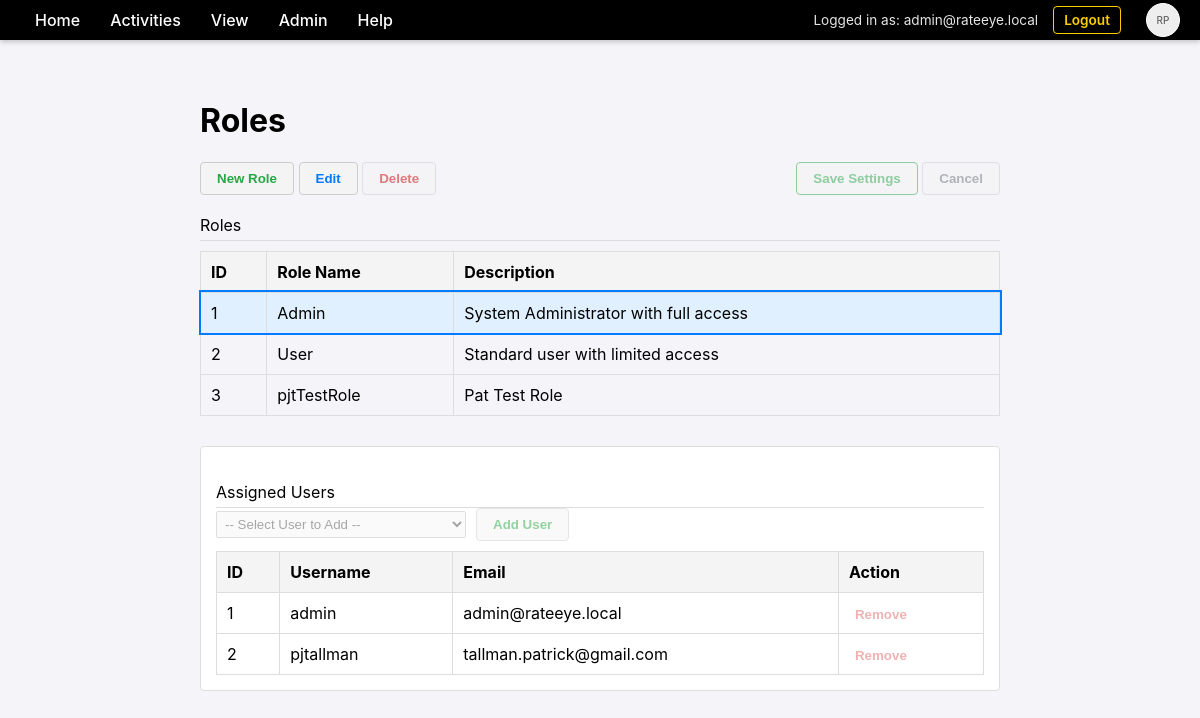
The page /admin/roles (signed in) on the database its author committed.
### database.py (models this page shows)
class User(Base):
    __tablename__ = "users"
    id = Column(Integer, primary_key=True, index=True)
    username = Column(String, unique=True, index=True)
    email = Column(String, unique=True, index=True)
    hashed_password = Column(String, nullable=True)
    is_authorized = Column(Boolean, default=True)
    force_password_change = Column(Boolean, default=False)
    provider = Column(String, default="local")
    profile_json = Column(Text, nullable=True)
    photo_url = Column(String, nullable=True)
    settings = relationship("UserSetting", back_populates="user", cascade="all, delete-orphan")
    roles = relationship("Role", secondary=user_roles, back_populates="users")
    permissions = relationship("Permission", back_populates="user", cascade="all, delete-orphan")

class Role(Base):
    __tablename__ = "roles"
    id = Column(Integer, primary_key=True, index=True)
    name = Column(String, unique=True, index=True)
    description = Column(String)
    users = relationship("User", secondary=user_roles, back_populates="roles")
    permissions = relationship("Permission", back_populates="role", cascade="all, delete-orphan")

### main.py (the view)
@app.get("/admin/roles", response_class=HTMLResponse, tags=[PageType.MAINTENANCE])
async def list_roles(
    request: Request,
    accept_language: str = Header(None),
    user: User = Depends(check_page_permission),
    db: Session = Depends(get_db)
):
    t = get_text(accept_language)
    roles = db.query(Role).all()
    all_users = db.query(User).all()
    return templates.TemplateResponse(request, "admin_roles.html", {
        "t": t,
        "roles": roles,
        "user": user,
        "all_users": all_users
    })

### templates/admin_roles.html (shortened to what this page needs)
{% extends "base.html" %}
{% block content %}
    <h1>{{ t.heading_roles_maintenance }}</h1>
    <div class="action-bar">
        <div class="left-actions">
            <button id="btn-new" class="btn-action btn-add">{{ t.btn_new_role }}</button>
            <button id="btn-edit" class="btn-action btn-edit">{{ t.btn_edit }}</button>
            <button id="btn-delete" class="btn-action btn-delete">{{ t.btn_delete }}</button>
        </div>
        <div class="right-actions">
            <button id="btn-save" class="btn-action btn-save" disabled>{{ t.btn_save }}</button>
            <button id="btn-cancel" class="btn-action btn-cancel" disabled>{{ t.btn_cancel }}</button>
        </div>
    </div>
    <div class="section-header">{{ t.item_roles }}</div>
    <table id="roles-table">
        <thead>
            <tr>
                <th>{{ t.th_id }}</th>
                <th>{{ t.th_role_name }}</th>
                <th>{{ t.th_description }}</th>
            </tr>
        </thead>
        <tbody>
            {% for r in roles %}
            <tr id="role-{{ r.id }}"
                data-role-id="{{ r.id }}"
                data-role-name="{{ r.name }}"
                data-role-desc="{{ r.description }}"
                data-role-users="{{ r.users | map(attribute='id') | list | join(',') }}">
                <td>{{ r.id }}</td>
                <td class="col-name" data-original="{{ r.name }}">{{ r.name }}</td>
                <td class="col-desc" data-original="{{ r.description }}">{{ r.description }}</td>
            </tr>
            {% endfor %}
        </tbody>
    </table>
    <div id="child-container" class="child-table-container">
        <div class="section-header">{{ t.heading_assigned_users }}</div>
        <div class="child-actions">
            <select id="user-selector" class="edit-input" style="width: 250px;">
                <option value="">{{ t.option_select_user }}</option>
            </select>
            <button id="btn-add-user" class="btn-action btn-add" disabled>{{ t.btn_add_user }}</button>
        </div>
        <table id="assigned-users-table">
            <thead>
                <tr>
                    <th>{{ t.th_id }}</th>
                    <th>{{ t.th_username }}</th>
                    <th>{{ t.th_email }}</th>
                    <th>{{ t.th_action or 'Action' }}</th>
                </tr>
            </thead>
            <tbody>
            </tbody>
        </table>
    </div>
{% endblock %}

### templates/base.html (shortened to what this page needs)
<!DOCTYPE html>
<html>
<head>
    <link rel="stylesheet" href="/static/css/style.css">
</head>
<body>
    <div class="menu-bar">
        <div class="menu-item" data-href="/">{{ t.item_home or 'Home' }}</div>
        <div class="menu-item">{{ t.menu_activities or 'Activities' }}
        </div>
        <div class="menu-item">{{ t.menu_view }}
        </div>
        {% if user and 'Admin' in user.roles | map(attribute='name') %}
        <div class="menu-item">{{ t.menu_admin or 'Admin' }}
        </div>
        {% endif %}
        <div class="menu-item">{{ t.menu_help }}
        </div>
        <div class="user-info">
            {% if user %}
                <span>{{ t.msg_logged_in_as }} {{ user.email }}</span>
                <a href="/logout" style="margin-right: 15px;">{{ t.nav_logout }}</a>
                <div class="menu-item" style="padding: 0;">
                    {% if user.photo_url %}
                        <img src="{{ user.photo_url }}" class="user-photo" alt="User Photo">
                    {% else %}
                        <div class="user-photo" style="display: flex; align-items: center; justify-content: center; font-size: 10px; color: #666;">
                            RP
                        </div>
                    {% endif %}
                </div>
            {% else %}
                <a href="/login">{{ t.nav_login }}</a>
                <a href="/register">{{ t.nav_register }}</a>
            {% endif %}
        </div>
    </div>
    <div class="content">
        {% block content %}{% endblock %}
    </div>
</body>
</html>

### static/css/style.css (style rules this page uses)
body { font-family: -apple-system, BlinkMacSystemFont, "Segoe UI", Roboto, Helvetica, Arial, sans-serif; margin: 0; padding: 0; background-color: #f4f4f9; }
.menu-bar { background-color: #000000; color: #ffffff; display: flex; padding: 0 20px; align-items: stretch; box-shadow: 0 2px 5px rgba(0,0,0,0.2); height: 40px; }
.menu-item { position: relative; padding: 0 15px; cursor: pointer; font-weight: 500; display: flex; align-items: center; }
.content { padding: 40px; max-width: 800px; margin: 0 auto; }
.user-info { margin-left: auto; display: flex; align-items: center; color: white; font-size: 0.85em; }
.user-info span { margin-right: 15px; opacity: 0.9; }
.user-info a { color: #ffcc00; font-weight: 600; text-decoration: none; padding: 5px 10px; border: 1px solid #ffcc00; border-radius: 4px; }
.user-photo { width: 32px; height: 32px; border-radius: 50%; background: #eee; margin-left: 10px; object-fit: cover; border: 1px solid #fff; }

### templates/admin_roles.html (style rules this page uses)
.section-header { margin-top: 20px; border-bottom: 1px solid #ddd; padding-bottom: 5px; }
table { width: 100%; border-collapse: collapse; margin-top: 10px; cursor: pointer; }
th, td { border: 1px solid #ddd; padding: 10px; text-align: left; }
th { background-color: #f4f4f4; }
.selected-row { background-color: #e0f0ff !important; outline: 2px solid #007bff; }
.action-bar { margin: 15px 0; display: flex; justify-content: space-between; align-items: center; }
.btn-action { padding: 8px 16px; font-weight: bold; cursor: pointer; border: 1px solid #ccc; background-color: #f4f4f4; border-radius: 4px; }
.btn-action:disabled { opacity: 0.5; cursor: not-allowed; }
.btn-delete { color: #c00; }
.btn-edit { color: #007bff; }
.btn-save { color: #28a745; border-color: #28a745; }
.btn-cancel { color: #6c757d; }
.btn-add { color: #28a745; }
.edit-input { width: 95%; padding: 4px; }
.child-table-container { margin-top: 30px; padding: 15px; border: 1px solid #ddd; border-radius: 4px; background: #fff; }
.child-actions { margin-bottom: 10px; display: flex; gap: 10px; align-items: center; }

### rows shown on the page
User: email "admin@rateeye.local"
Role: id "1", name "Admin", description "System Administrator with full access"
Role: id "2", name "User", description "Standard user with limited access"
Role: id "3", name "pjtTestRole", description "Pat Test Role"

### other values the page prints
{{ t.item_home or 'Home' }} "Home"
{{ t.menu_activities or 'Activities' }} "Activities"
{{ t.menu_view }} "View"
{{ t.menu_admin or 'Admin' }} "Admin"
{{ t.menu_help }} "Help"
{{ t.msg_logged_in_as }} "Logged in as:"
{{ t.nav_logout }} "Logout"
{{ t.heading_roles_maintenance }} "Roles"
{{ t.btn_new_role }} "New Role"
{{ t.btn_edit }} "Edit"
{{ t.btn_delete }} "Delete"
{{ t.btn_save }} "Save Settings"
{{ t.btn_cancel }} "Cancel"
{{ t.item_roles }} "Roles"
{{ t.th_id }} "ID"
